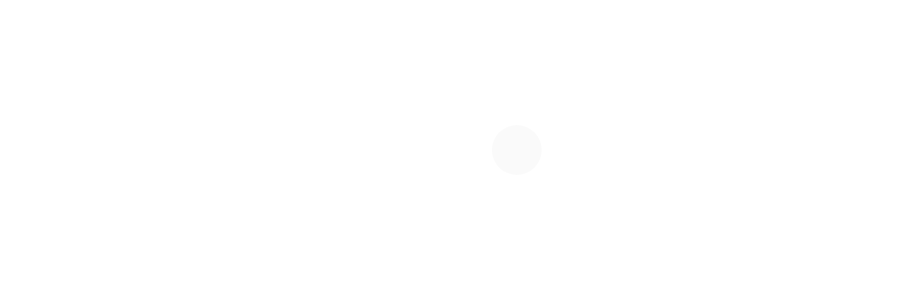
Frame 1 (no input)
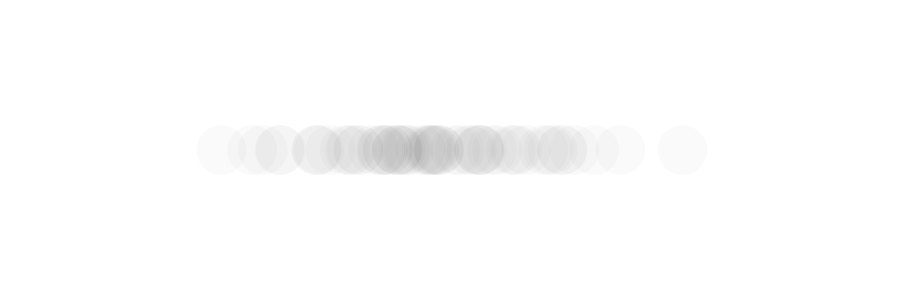
Frame 60 (no input)
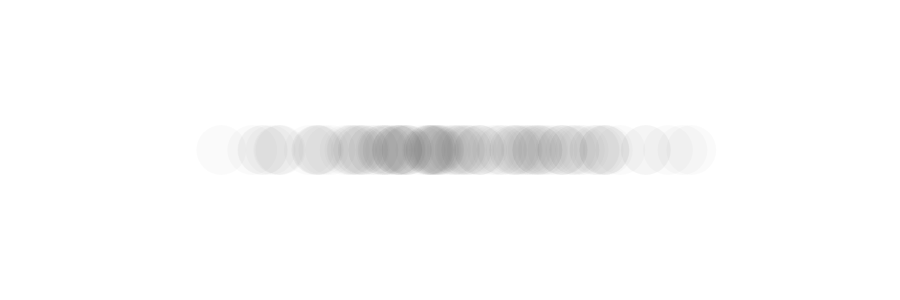
Frame 120 (the mouse pressed at the canvas centre since frame 60)

The p5.js sketch that drew these frames (run headless with seeded random() and noise() and a simulated clock; from frame 60 on, the mouse is pressed at the canvas centre):

// p5.js sketch
// ── sketch.js
/*
EXPLANATION:
Also known as normal distribution, the Gaussian Distribution is a way of distributing numbers more similar to nature.
this distribution of "random" numbers have a mean that its the point of higher chances,
there is a very low probability that values far from the mean will be returned
and a higher probability that numbers near the mean will be returned.

SYNTAX:
randomGaussian(mean, sd)
sd -> standard deviation, this control how spread is the numbers and how likely differs from the average
more on: https://p5js.org/reference/#/p5/randomGaussian
coding train video: https://www.youtube.com/watch?v=8uyR-YU_0dg&list=PLRqwX-V7Uu6YVljJvFRCyRM6mmF5wMPeE
*/

let Xposition;
let mean;
let sd = 100;

function setup() {
  var cnv = createCanvas(900, 300);
  cnv.style("display", "block");
  background(255);
  angleMode(DEGREES);

  mean = width / 2;

  noStroke();
}

function draw() {
  fill(0, 0, 0, 5);
  noStroke();

  Xposition = randomGaussian(mean, sd);
  console.log(Xposition);

  circle(Xposition, height / 2, 50);
}
